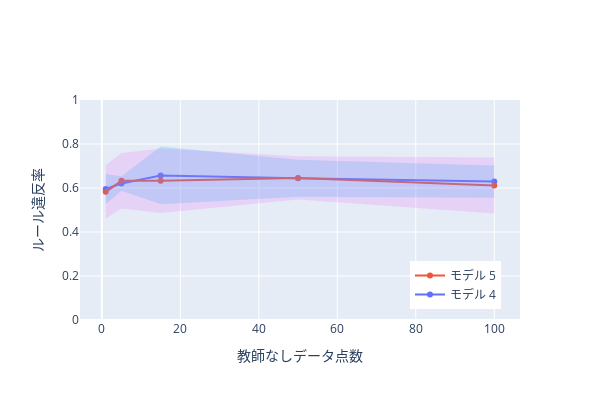

Write notebook code for a chart like this one.
### Code cell
import plotly.graph_objects as go

index = ['モデル 4', 'モデル 5']

# データを準備
tmp_mean = [
    {info: df.loc['linear svm (L)', 'violation_rate'] for info, df in zip(infos, dfs_mean)},
    {info: df.loc['non-linear svm (L)', 'violation_rate'] for info, df in zip(infos, dfs_mean)}
]
tmp_mean = pd.DataFrame(tmp_mean, index=index)

tmp_std = [
    {info: df.loc['linear svm (L)', 'violation_rate'] for info, df in zip(infos, dfs_std)},
    {info: df.loc['non-linear svm (L)', 'violation_rate'] for info, df in zip(infos, dfs_std)}
]
tmp_std = pd.DataFrame(tmp_std, index=index)

# 折れ線グラフの作成
fig = go.Figure()

# 平均値のプロット
fig.add_trace(
    go.Scatter(
        x=tmp_mean.columns,
        y=tmp_mean.iloc[0, :],
        mode='lines+markers', 
        name=tmp_mean.index[0]
    )
)

fig.add_trace(
    go.Scatter(
        x=tmp_mean.columns,
        y=tmp_mean.iloc[1, :],
        mode='lines+markers', 
        name=tmp_mean.index[1]
    )
)

# 標準偏差の縦棒の追加
fig.add_trace(
    go.Scatter(
        x=tmp_mean.columns,
        y=tmp_mean.iloc[0, :] + tmp_std.iloc[0, :],
        mode='lines',
        line=dict(color='rgba(0,176,246,0.2)', width=0),
        showlegend=False
    )
)

fig.add_trace(
    go.Scatter(
        x=tmp_mean.columns,
        y=tmp_mean.iloc[0, :] - tmp_std.iloc[0, :],
        mode='lines',
        fill='tonexty',
        fillcolor='rgba(0,176,246,0.2)',
        line=dict(color='rgba(255,255,255,0)'),
        name=tmp_mean.index[0] + ' Std',
        showlegend=False
    )
)

fig.add_trace(
    go.Scatter(
        x=tmp_mean.columns,
        y=tmp_mean.iloc[1, :] + tmp_std.iloc[1, :],
        mode='lines',
        line=dict(color='rgba(231,107,243,0.2)', width=0),
        showlegend=False
    )
)

fig.add_trace(
    go.Scatter(
        x=tmp_mean.columns,
        y=tmp_mean.iloc[1, :] - tmp_std.iloc[1, :],
        mode='lines',
        fill='tonexty',
        fillcolor='rgba(231,107,243,0.2)',
        line=dict(color='rgba(255,255,255,0)'),
        name=tmp_mean.index[1] + ' Std',
        showlegend=False
    )
)

fig.update_layout(
    height=400,
    width=600,
    legend=dict(
        x=0.75,
        y=0.05
    ),
    xaxis_title='教師なしデータ点数', 
    yaxis_title='ルール違反率', 
    yaxis=dict(range=[0, 1])
)

fig.show()

### Figure 1 — Plotly figure (JSON) as saved in the notebook; plotly's stock layout.template omitted (floating-point values rounded to 4 significant figures)
{"data": [{"mode": "lines+markers", "name": "モデル 4", "type": "scatter", "x": [1, 5, 15, 50, 100], "y": [0.5953, 0.6206, 0.6572, 0.6442, 0.6291]}, {"mode": "lines+markers", "name": "モデル 5", "type": "scatter", "x": [1, 5, 15, 50, 100], "y": [0.5825, 0.6326, 0.6331, 0.6459, 0.6116]}, {"line": {"color": "rgba(0,176,246,0.2)", "width": 0}, "mode": "lines", "showlegend": false, "type": "scatter", "x": [1, 5, 15, 50, 100], "y": [0.664, 0.6539, 0.7882, 0.7283, 0.702]}, {"fill": "tonexty", "fillcolor": "rgba(0,176,246,0.2)", "line": {"color": "rgba(255,255,255,0)"}, "mode": "lines", "name": "モデル 4 Std", "showlegend": false, "type": "scatter", "x": [1, 5, 15, 50, 100], "y": [0.5266, 0.5873, 0.5262, 0.5601, 0.5562]}, {"line": {"color": "rgba(231,107,243,0.2)", "width": 0}, "mode": "lines", "showlegend": false, "type": "scatter", "x": [1, 5, 15, 50, 100], "y": [0.7049, 0.7585, 0.7797, 0.7443, 0.7388]}, {"fill": "tonexty", "fillcolor": "rgba(231,107,243,0.2)", "line": {"color": "rgba(255,255,255,0)"}, "mode": "lines", "name": "モデル 5 Std", "showlegend": false, "type": "scatter", "x": [1, 5, 15, 50, 100], "y": [0.4601, 0.5066, 0.4864, 0.5476, 0.4844]}], "layout": {"height": 400, "legend": {"x": 0.75, "y": 0.05}, "width": 600, "xaxis": {"title": {"text": "教師なしデータ点数"}}, "yaxis": {"range": [0, 1], "title": {"text": "ルール違反率"}}}}
